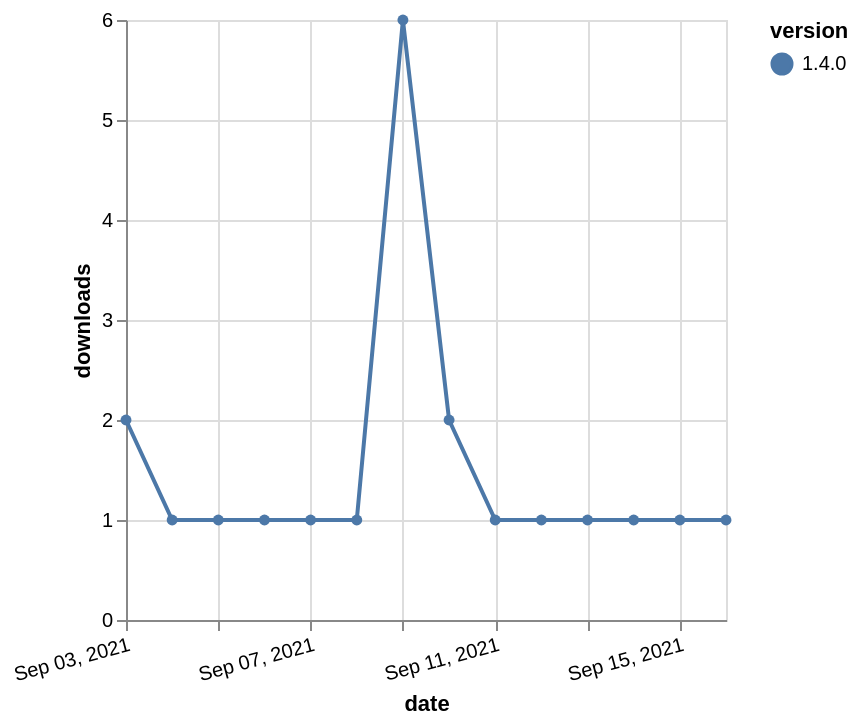

The specification (Vega-Lite) saved for this image:
### Vega-Lite specification from a JSON file in a GitHub repository (floating-point values rounded to 4 significant figures)
{"$schema": "https://vega.github.io/schema/vega-lite/v5.json", "description": "A simple bar chart with embedded data.", "data": {"values": [{"date": "2021-09-03", "total": 503, "delta": 2, "version": "1.4.0"}, {"date": "2021-09-04", "total": 504, "delta": 1, "version": "1.4.0"}, {"date": "2021-09-05", "total": 505, "delta": 1, "version": "1.4.0"}, {"date": "2021-09-06", "total": 506, "delta": 1, "version": "1.4.0"}, {"date": "2021-09-07", "total": 507, "delta": 1, "version": "1.4.0"}, {"date": "2021-09-08", "total": 508, "delta": 1, "version": "1.4.0"}, {"date": "2021-09-09", "total": 514, "delta": 6, "version": "1.4.0"}, {"date": "2021-09-10", "total": 516, "delta": 2, "version": "1.4.0"}, {"date": "2021-09-11", "total": 517, "delta": 1, "version": "1.4.0"}, {"date": "2021-09-12", "total": 518, "delta": 1, "version": "1.4.0"}, {"date": "2021-09-13", "total": 519, "delta": 1, "version": "1.4.0"}, {"date": "2021-09-14", "total": 520, "delta": 1, "version": "1.4.0"}, {"date": "2021-09-15", "total": 521, "delta": 1, "version": "1.4.0"}, {"date": "2021-09-16", "total": 522, "delta": 1, "version": "1.4.0"}]}, "width": "container", "mark": {"type": "line", "point": {"filled": true}}, "encoding": {"x": {"field": "date", "type": "temporal", "timeUnit": "yearmonthdate", "title": "date", "axis": {"labelAngle": -15}}, "y": {"field": "delta", "type": "quantitative", "title": "downloads"}, "color": {"field": "version", "type": "nominal"}, "tooltip": {"field": "delta"}}}
